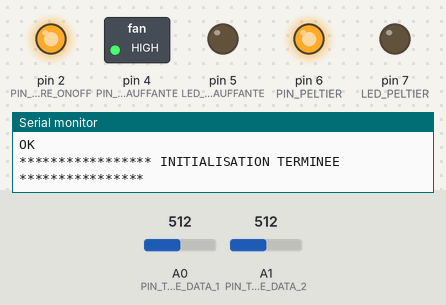
The sketch below on a simulated Arduino Uno, built with avr-gcc and run on an emulated ATmega328P. Parts: switched loads named in the sketch (green lamp = pin HIGH), output pins drawn as LEDs (lit = HIGH), the last lines printed to the serial monitor. The test bench sets the inputs (shaded band); at power-on: A0 (PIN_TEMPERATURE_DATA_1) = 512, A1 (PIN_TEMPERATURE_DATA_2) = 512. The modem accepts every AT command (registered, SIM ready, sends succeed) and sends nothing else.

Above: at 7.75 s.
At 14.6 s:
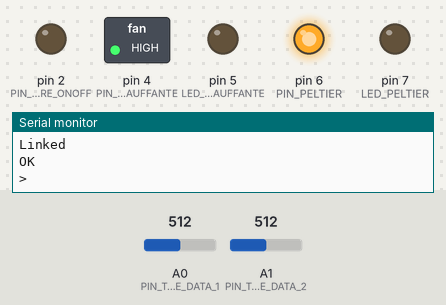
Timing chart, 0 to 25.7 s (numbered marks = the images above):
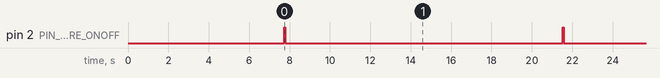

The sketch:

Arduino_Ebullition.ino
```cpp
#include <SoftwareSerial.h>

SoftwareSerial ESP8266(10, 11);

String NomReseauWifi = "Clement"; // Garder les guillements
String MotDePasse      = "siaf9622"; // Garder les guillements
float valTemperature[2] = {NULL, NULL};

//String idSensor[2] = {"1", "7"}; // compte Amaury (test)
String idSensor[2] = {"8", "9"}; // compte invite

int connexionWifi = 0; // permet de gérer la connexion au réseau Wifi
int keepGoing = 1; // variable permettant de gérer les périodes d'envoi de données

#define PERIODICITE_CAPTEURS_HIGH 30000 // toutes les 1 minutes = 60 000 ms
#define PERIODICITE_CAPTEURS_LOW 30000 // tous les quarts d'heure = 60 000 * 15 ms = 900 000

// Définition des constantes pour les capteurs de température
#define PIN_TEMPERATURE_DATA_1 A0
#define PIN_TEMPERATURE_DATA_2 A1
#define PIN_TEMPERATURE_ONOFF 2
#define PIN_COMPTEUR_BULLE 3
#define PIN_PLAQUE_CHAUFFANTE 4
#define LED_PLAQUE_CHAUFFANTE 5
#define PIN_PELTIER 6
#define LED_PELTIER 7

#define THERMISTORNOMINAL 10000 // resistance at 25 degrees C
#define TEMPERATURENOMINAL 25 // temp. for nominal resistance (almost always 25 C)
#define NUMSAMPLES 5 // how many samples to take and average, more takes longer but is more 'smooth'
#define BCOEFFICIENT 3977 // The beta coefficient of the thermistor (usually 3000-4000)
#define SERIESRESISTOR 10000 // the value of the 'other' resistor
uint16_t samples0[NUMSAMPLES];
uint16_t samples1[NUMSAMPLES];
uint16_t countBubbles = 0;
uint16_t bubblesPerMin = 0;
unsigned long time_begin;
unsigned long time_end;


/****************************************************************/
/*                             INIT                             */
/****************************************************************/
void setup()
{
  Serial.begin(115200);
  ESP8266.begin(115200);
  initESP8266();
  pinMode(PIN_TEMPERATURE_ONOFF, OUTPUT);
  pinMode(PIN_PLAQUE_CHAUFFANTE, OUTPUT);
  pinMode(LED_PLAQUE_CHAUFFANTE, OUTPUT);
  pinMode(PIN_PELTIER, OUTPUT);
  pinMode(LED_PELTIER, OUTPUT);

  time_begin = millis();
  digitalWrite(PIN_PLAQUE_CHAUFFANTE, HIGH);
  digitalWrite(LED_PLAQUE_CHAUFFANTE, LOW);
  digitalWrite(PIN_PELTIER, HIGH);
  digitalWrite(LED_PELTIER, LOW);
}
/****************************************************************/
/*                        BOUCLE INFINIE                        */
/****************************************************************/
void loop()
{
  /*while(!ESP8266.available()) {}*/
 /* if(connexionWifi == 0) {
    detecterCodesWifi(5000);
    connexionWifi = 1;
  }*/

  if(keepGoing == 1) {
    recupererValTemperature();
    time_end = millis();
    time_begin = time_end;

    envoieAuESP8266("AT+CIPCLOSE=2");
    recoitDuESP8266(1000);

    envoieAuESP8266("AT+CIPSTART=2,\"TCP\",\"90.89.213.17\",80");
    recoitDuESP8266(1000);

    envoieAuESP8266("AT+CIPSEND=2,129");
    recoitDuESP8266(500);

    envoieAuESP8266("GET /testServeur3/testCapteur.php?idSensor1="+idSensor[0]+"&valMesure1="+valTemperature[0]+"&idSensor2="+idSensor[1]+"&valMesure2="+valTemperature[1]+" HTTP/1.1\r\nHost: 90.89.213.17\r\n\r\n");
    recupererCommandeESP8266(1000);

    keepGoing = 0;
  }

  envoieAuESP8266("AT+CIPSEND=2,4");
  recupererCommandeESP8266(500);
  envoieAuESP8266("TEST");
  recupererCommandeESP8266(500);
}

/****************************************************************/
/*                Fonction qui initialise l'ESP8266             */
/****************************************************************/
void initESP8266()
{
  Serial.println("**************** DEBUT DE L'INITIALISATION ***************");
  envoieAuESP8266("AT+RST");
  recoitDuESP8266(100);
  Serial.println("************* CHANGEMENT DE BAUD RATE A 9600 *************");
  envoieAuESP8266("AT+UART_DEF=9600,8,1,0,0");
  recoitDuESP8266(100);
  ESP8266.begin(9600);
  Serial.println("*************** MISE EN AP + STATION MODE ****************");
  envoieAuESP8266("AT+CWMODE=3");
  recoitDuESP8266(100);
  /*
  Serial.println("****************** LISTE DES POINTS D'ACCES **************");
  envoieAuESP8266("AT+CWLAP");
  recoitDuESP8266(1000);
  */
  Serial.println("************ ACTIVATION DES MULTI-CONNEXIONS *************");
  envoieAuESP8266("AT+CIPMUX=1");
  recoitDuESP8266(100);
  Serial.println("************ ACTIVATION DU SERVEUR WEB *************");
  envoieAuESP8266("AT+CIPSERVER=1,80");
  recoitDuESP8266(100);
  Serial.println("************ CHANGEMENT DE L'@ IP A 192.168.61.179 *************");
  envoieAuESP8266("AT+CIPAP=\"192.168.61.179\"");
  recoitDuESP8266(100);
  Serial.println("************ AFFICHAGE ADRESSE IP *************");
  envoieAuESP8266("AT+CIFSR");
  recoitDuESP8266(1000);

  Serial.println("*************** CONNEXION AU RESEAU WIFI *****************");
  envoieAuESP8266("AT+CWJAP=\""+ NomReseauWifi + "\",\"" + MotDePasse +"\"");
  recoitDuESP8266(1000);

  Serial.println("***************** INITIALISATION TERMINEE ****************");
  Serial.println("");
  recoitDuESP8266(5000);
}

/****************************************************************/
/*       Fonction qui envoie une commande AT à l'ESP8266        */
/****************************************************************/
void envoieAuESP8266(String commande)
{
  ESP8266.println(commande);
}

/****************************************************************/
/*Fonction qui lit et affiche les messages envoyés par l'ESP8266*/
/****************************************************************/
void recoitDuESP8266(const int timeout)
{
  String reponse = "";
  long int time = millis();
  while( (time+timeout) > millis())
  {
    while(ESP8266.available())
    {
      char c = ESP8266.read();
      reponse+=c;
    }
  }
  Serial.print(reponse);
}

/***********************************************************************/
/*   Fonction qui détecte le SSID et PASSWORD WIFI d'une requête GET   */
/*Accéder à l'adresse 192.168.61.179?ssid=VOTRE_SSII&mdp=VOTRE_PASSWORD*/
/***********************************************************************/
/*void detecterCodesWifi(const int timeout)
{
  String reponse = "";
  long int time = millis();
  while( (time+timeout) > millis())
  {
    while(ESP8266.available())
    {
      char c = ESP8266.read();
      reponse+=c;
    }
  }

  Serial.print(reponse);
  int indexDebut = 6 + reponse.indexOf("GET /?");
  int indexFin = reponse.indexOf(" HTTP/");
  String reponseCoupe = reponse.substring(indexDebut, indexFin);
  int indexDebutSSII = 1+reponseCoupe.indexOf("=");
  int indexFinSSII = reponseCoupe.indexOf("&");
  int indexDebutPASS = 1+reponseCoupe.indexOf("=", indexDebutSSII+1);
  int indexFinPASS = indexFin;
  Serial.print("SSID : ");
  if(NomReseauWifi == "") {
    NomReseauWifi = reponseCoupe.substring(indexDebutSSII, indexFinSSII);
  }
  Serial.print(NomReseauWifi);
  Serial.print("---- MDP : ");
  if(MotDePasse == "") {
    MotDePasse = reponseCoupe.substring(indexDebutPASS, indexFinPASS);
  }
  Serial.println(MotDePasse);

  Serial.println("*************** CONNEXION AU RESEAU WIFI *****************");
  envoieAuESP8266("AT+CWJAP=\""+ NomReseauWifi + "\",\"" + MotDePasse +"\"");
  recoitDuESP8266(2000);
}*/


/*
 *  Le retour est dans le body de la réponse HTTP GET
 *  Sous le format : "BREWDYCOMMANDERETOUR:COMMANDE_RETOUR"
 *  Où COMMANDE_RETOUR est égal à 0 (NE RIEN FAIRE), 1 (CHAUFFE) ou 2 (REFROIDIR)
 *
 *  Récupérer la commande du serveur
 *  0 pour "NE RIEN FAIRE"
 *  1 pour "CHAUFFE"
 *  2 pour "REFROIDIR"
*/
void recupererCommandeESP8266(const int timeout)
{
  String reponse = "";
  long int time = millis();
  while( (time+(timeout)) > millis())
  {
    while(ESP8266.available())
    {
      char c = ESP8266.read();
      reponse+=c;
    }
  }

  Serial.print(reponse);
  int indexDebut = 21 + reponse.indexOf("BREWDYCOMMANDERETOUR:");
  int indexFin = indexDebut + 1;
  String commande = "2";
  commande = reponse.substring(indexDebut, indexFin);
  if(commande == "0" || commande == "1" || commande == "2") {
    Serial.print("-------- RECEPTION COMMANDE --------");
    if(commande == "2") {
      Serial.println("NE RIEN FAIRE");
      digitalWrite(PIN_PLAQUE_CHAUFFANTE, HIGH);
      digitalWrite(LED_PLAQUE_CHAUFFANTE, LOW);
      digitalWrite(PIN_PELTIER, HIGH);
      digitalWrite(LED_PELTIER, LOW);
      delay(PERIODICITE_CAPTEURS_HIGH);
    }
    else if(commande == "0") {
      Serial.println("EN TRAIN DE CHAUFFER");
      digitalWrite(PIN_PLAQUE_CHAUFFANTE, LOW);
      digitalWrite(LED_PLAQUE_CHAUFFANTE, HIGH);
      digitalWrite(PIN_PELTIER, HIGH);
      digitalWrite(LED_PELTIER, LOW);
      delay(PERIODICITE_CAPTEURS_LOW);
    }
    else if(commande == "1") {
      Serial.println("EN TRAIN DE REFROIDIR");
      digitalWrite(PIN_PLAQUE_CHAUFFANTE, HIGH);
      digitalWrite(LED_PLAQUE_CHAUFFANTE, LOW);
      digitalWrite(PIN_PELTIER, LOW);
      digitalWrite(LED_PELTIER, HIGH);
      delay(PERIODICITE_CAPTEURS_HIGH);
    }
    Serial.println("-------- FIN RECEPTION COMMANDE --------");
    keepGoing = 1;
  } else {
    delay(3000);
    keepGoing = 1;
  }
}

/*******************************************************************/
/* Fonction qui récupère les valeurs de température des 3 capteurs */
/*******************************************************************/
void recupererValTemperature()
{
  uint8_t i;
  uint8_t j;
  float average;

  // mettre le capteur sous tension le temps de la mesure
  digitalWrite(PIN_TEMPERATURE_ONOFF, HIGH);
  // récupérer les NUMSAMPLES valeurs sur chacun des 3 capteurs de température
  for (i=0; i< NUMSAMPLES; i++) {
    samples0[i] = analogRead(PIN_TEMPERATURE_DATA_1);
    samples1[i] = analogRead(PIN_TEMPERATURE_DATA_2);
    delay(10);
  }
  // mettre à 0 la tension aux bornes du capteur (économie d'énergie)
  digitalWrite(PIN_TEMPERATURE_ONOFF, LOW);

  for(j=0 ; j<2 ; j++) {

    // Moyenne des 5 valeurs récupérées
    average = 0;
    for (i=0; i< NUMSAMPLES; i++) {
      if(j==0) average += samples0[i];
      else if(j==1) average += samples1[i];
    }
    average /= NUMSAMPLES;

    // Convertir la valeur en résistance
    average = 1023 / average - 1;
    average = SERIESRESISTOR / average;

    // Convertir la valeur en °C
    float steinhart;
    steinhart = average / THERMISTORNOMINAL;  // (R/Ro)
    steinhart = log(steinhart);               // ln(R/Ro)
    steinhart /= BCOEFFICIENT;                // 1/B * ln(R/Ro)
    steinhart += 1.0 / (TEMPERATURENOMINAL + 273.15); // + (1/To)
    steinhart = 1.0 / steinhart;              // Invert
    steinhart -= 273.15;                      // convert to C

    valTemperature[j] = steinhart;
  }

  for(j=0 ; j<2 ; j++) {
    Serial.print("Capteur ");
    Serial.print(idSensor[j]);
    Serial.print(" : ");
    Serial.print(valTemperature[j]);
    Serial.println(" °C");
  }

}

/*******************************************************************/
/*           Interruption calculant le nombre de bulles            */
/*******************************************************************/
void countBubblesInterrupt() {
  countBubbles++;
}
```

Measured:
- by itself, pin 2 (PIN_TEMPERATURE_ONOFF): alternates HIGH for 0.05 s and LOW for 13.7 s
